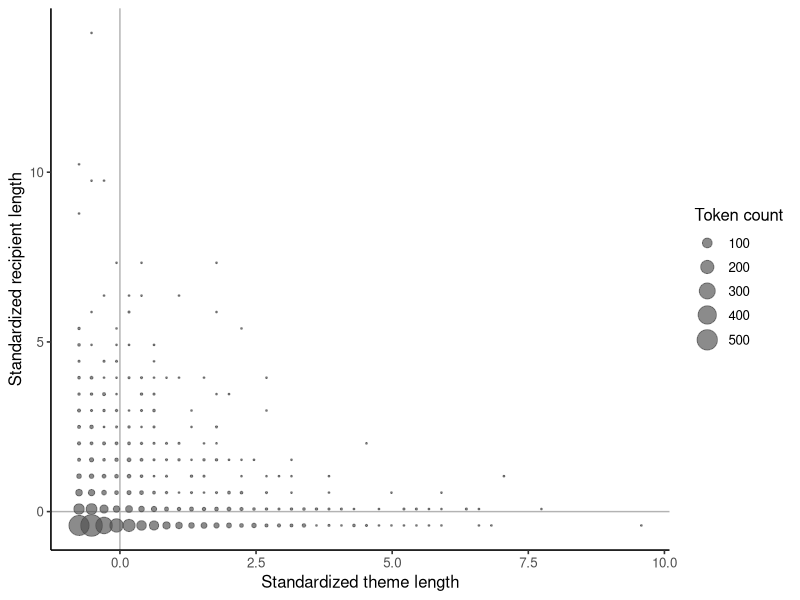

Here is the R script that generated this plot:
## ---- chunk 1
#| label: dative-correlation
library(ggplot2)

dative <- read.csv(
  "data/english-dative/dative-alternation.csv",
  stringsAsFactors = FALSE,
  na.strings = c("", "NA")
)
R <- dative$recipient_length_words
T <- dative$theme_length_words

population_variance <- function(x) mean((x - mean(x))^2)
population_covariance <- function(x, y) {
  mean((x - mean(x)) * (y - mean(y)))
}

covariance_RT <- population_covariance(R, T)
sd_R <- sqrt(population_variance(R))
sd_T <- sqrt(population_variance(T))
rho <- covariance_RT / (sd_R * sd_T)

z_R <- (R - mean(R)) / sd_R
z_T <- (T - mean(T)) / sd_T
standardized_joint <- as.data.frame(
  table(z_recipient = z_R, z_theme = z_T),
  responseName = "count"
)
standardized_joint$z_recipient <-
  as.numeric(as.character(standardized_joint$z_recipient))
standardized_joint$z_theme <-
  as.numeric(as.character(standardized_joint$z_theme))
standardized_joint <- subset(standardized_joint, count > 0)

stopifnot(
  abs(rho - cor(R, T)) < 1e-12,
  abs(mean(z_R)) < 1e-12,
  abs(mean(z_T)) < 1e-12,
  abs(mean(z_R * z_T) - rho) < 1e-12
)

data.frame(covariance_RT, sd_R, sd_T, correlation = rho)
## ---- chunk 2
#| label: plot-dative-correlation
#| fig-cap: "Standardized dative length pairs. Point area gives the number of tokens at each pair."
ggplot(standardized_joint, aes(z_theme, z_recipient, size = count)) +
  geom_hline(yintercept = 0, color = "grey70", linewidth = 0.5) +
  geom_vline(xintercept = 0, color = "grey70", linewidth = 0.5) +
  geom_point(color = "grey30", alpha = 0.65) + # dqr-allow: algorithm-setting
  scale_size_area(max_size = 7) +
  labs(x = "Standardized theme length",
       y = "Standardized recipient length",
       size = "Token count") +
  theme_classic(base_size = 12)
